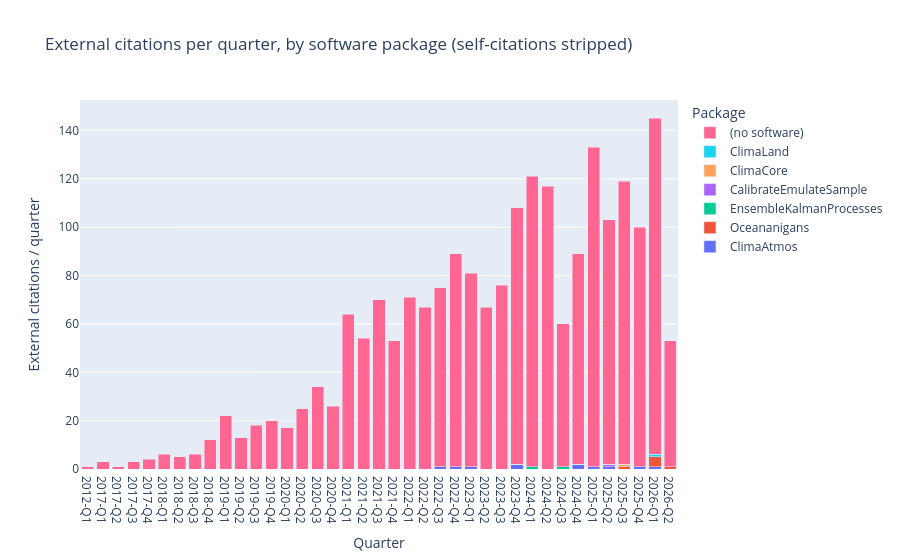

Notebook source saved alongside this figure:
### Markdown cell above
### Citations per quarter, by software package

External citations (citations from works that share no author with any CliMA-org
paper) bucketed quarterly and stacked by the CliMA package the cited paper
describes. Papers with no associated software package fall into `(no software)`.

### Code cell
cit_by_pkg_q: dict[str, dict[str, int]] = defaultdict(lambda: defaultdict(int))
for paper in latest_snapshot["papers"]:
    pkg = package_for_doi(paper["doi"]) or "(no software)"
    for q, n in (paper.get("external_by_quarter") or {}).items():
        if n:
            cit_by_pkg_q[q][pkg] += n

cit_records = [
    {"quarter": q, "package": pkg, "external_citations": n}
    for q, pkgs in cit_by_pkg_q.items()
    for pkg, n in pkgs.items()
]
cit_pivot = (
    pd.DataFrame(cit_records)
    .pivot_table(
        index="quarter",
        columns="package",
        values="external_citations",
        fill_value=0,
    )
    .sort_index()
)

# Stack packages largest-first; push the catch-all bucket to the end so the
# package-attributed signal sits at the bottom of each bar.
totals = cit_pivot.sum().sort_values(ascending=False)
order = [p for p in totals.index if p != "(no software)"]
if "(no software)" in cit_pivot.columns:
    order.append("(no software)")

fig_cit = go.Figure()
for pkg in order:
    fig_cit.add_bar(
        name=pkg,
        x=cit_pivot.index.tolist(),
        y=cit_pivot[pkg].tolist(),
    )
fig_cit.update_layout(
    barmode="stack",
    title=(
        "External citations per quarter, by software package "
        "(self-citations stripped)"
    ),
    xaxis_title="Quarter",
    yaxis_title="External citations / quarter",
    legend_title="Package",
)
fig_cit

### Figure 1 — Plotly figure (JSON) as saved in the notebook; plotly's stock layout.template omitted (floating-point values rounded to 4 significant figures)
{"data": [{"name": "ClimaAtmos", "type": "bar", "x": ["2012-Q1", "2017-Q1", "2017-Q2", "2017-Q3", "2017-Q4", "2018-Q1", "2018-Q2", "2018-Q3", "2018-Q4", "2019-Q1", "2019-Q2", "2019-Q3", "2019-Q4", "2020-Q1", "2020-Q2", "2020-Q3", "2020-Q4", "2021-Q1", "2021-Q2", "2021-Q3", "2021-Q4", "2022-Q1", "2022-Q2", "2022-Q3", "2022-Q4", "2023-Q1", "2023-Q2", "2023-Q3", "2023-Q4", "2024-Q1", "2024-Q2", "2024-Q3", "2024-Q4", "2025-Q1", "2025-Q2", "2025-Q3", "2025-Q4", "2026-Q1", "2026-Q2"], "y": [0.0, 0.0, 0.0, 0.0, 0.0, 0.0, 0.0, 0.0, 0.0, 0.0, 0.0, 0.0, 0.0, 0.0, 0.0, 0.0, 0.0, 0.0, 0.0, 0.0, 0.0, 0.0, 0.0, 1.0, 1.0, 1.0, 0.0, 0.0, 2.0, 0.0, 0.0, 0.0, 2.0, 1.0, 1.0, 0.0, 1.0, 1.0, 0.0]}, {"name": "Oceananigans", "type": "bar", "x": ["2012-Q1", "2017-Q1", "2017-Q2", "2017-Q3", "2017-Q4", "2018-Q1", "2018-Q2", "2018-Q3", "2018-Q4", "2019-Q1", "2019-Q2", "2019-Q3", "2019-Q4", "2020-Q1", "2020-Q2", "2020-Q3", "2020-Q4", "2021-Q1", "2021-Q2", "2021-Q3", "2021-Q4", "2022-Q1", "2022-Q2", "2022-Q3", "2022-Q4", "2023-Q1", "2023-Q2", "2023-Q3", "2023-Q4", "2024-Q1", "2024-Q2", "2024-Q3", "2024-Q4", "2025-Q1", "2025-Q2", "2025-Q3", "2025-Q4", "2026-Q1", "2026-Q2"], "y": [0.0, 0.0, 0.0, 0.0, 0.0, 0.0, 0.0, 0.0, 0.0, 0.0, 0.0, 0.0, 0.0, 0.0, 0.0, 0.0, 0.0, 0.0, 0.0, 0.0, 0.0, 0.0, 0.0, 0.0, 0.0, 0.0, 0.0, 0.0, 0.0, 0.0, 0.0, 0.0, 0.0, 0.0, 0.0, 1.0, 0.0, 4.0, 1.0]}, {"name": "EnsembleKalmanProcesses", "type": "bar", "x": ["2012-Q1", "2017-Q1", "2017-Q2", "2017-Q3", "2017-Q4", "2018-Q1", "2018-Q2", "2018-Q3", "2018-Q4", "2019-Q1", "2019-Q2", "2019-Q3", "2019-Q4", "2020-Q1", "2020-Q2", "2020-Q3", "2020-Q4", "2021-Q1", "2021-Q2", "2021-Q3", "2021-Q4", "2022-Q1", "2022-Q2", "2022-Q3", "2022-Q4", "2023-Q1", "2023-Q2", "2023-Q3", "2023-Q4", "2024-Q1", "2024-Q2", "2024-Q3", "2024-Q4", "2025-Q1", "2025-Q2", "2025-Q3", "2025-Q4", "2026-Q1", "2026-Q2"], "y": [0.0, 0.0, 0.0, 0.0, 0.0, 0.0, 0.0, 0.0, 0.0, 0.0, 0.0, 0.0, 0.0, 0.0, 0.0, 0.0, 0.0, 0.0, 0.0, 0.0, 0.0, 0.0, 0.0, 0.0, 0.0, 0.0, 0.0, 0.0, 0.0, 1.0, 0.0, 1.0, 0.0, 0.0, 0.0, 0.0, 0.0, 0.0, 0.0]}, {"name": "CalibrateEmulateSample", "type": "bar", "x": ["2012-Q1", "2017-Q1", "2017-Q2", "2017-Q3", "2017-Q4", "2018-Q1", "2018-Q2", "2018-Q3", "2018-Q4", "2019-Q1", "2019-Q2", "2019-Q3", "2019-Q4", "2020-Q1", "2020-Q2", "2020-Q3", "2020-Q4", "2021-Q1", "2021-Q2", "2021-Q3", "2021-Q4", "2022-Q1", "2022-Q2", "2022-Q3", "2022-Q4", "2023-Q1", "2023-Q2", "2023-Q3", "2023-Q4", "2024-Q1", "2024-Q2", "2024-Q3", "2024-Q4", "2025-Q1", "2025-Q2", "2025-Q3", "2025-Q4", "2026-Q1", "2026-Q2"], "y": [0.0, 0.0, 0.0, 0.0, 0.0, 0.0, 0.0, 0.0, 0.0, 0.0, 0.0, 0.0, 0.0, 0.0, 0.0, 0.0, 0.0, 0.0, 0.0, 0.0, 0.0, 0.0, 0.0, 0.0, 0.0, 0.0, 0.0, 0.0, 0.0, 0.0, 0.0, 0.0, 0.0, 0.0, 1.0, 0.0, 0.0, 0.0, 0.0]}, {"name": "ClimaCore", "type": "bar", "x": ["2012-Q1", "2017-Q1", "2017-Q2", "2017-Q3", "2017-Q4", "2018-Q1", "2018-Q2", "2018-Q3", "2018-Q4", "2019-Q1", "2019-Q2", "2019-Q3", "2019-Q4", "2020-Q1", "2020-Q2", "2020-Q3", "2020-Q4", "2021-Q1", "2021-Q2", "2021-Q3", "2021-Q4", "2022-Q1", "2022-Q2", "2022-Q3", "2022-Q4", "2023-Q1", "2023-Q2", "2023-Q3", "2023-Q4", "2024-Q1", "2024-Q2", "2024-Q3", "2024-Q4", "2025-Q1", "2025-Q2", "2025-Q3", "2025-Q4", "2026-Q1", "2026-Q2"], "y": [0.0, 0.0, 0.0, 0.0, 0.0, 0.0, 0.0, 0.0, 0.0, 0.0, 0.0, 0.0, 0.0, 0.0, 0.0, 0.0, 0.0, 0.0, 0.0, 0.0, 0.0, 0.0, 0.0, 0.0, 0.0, 0.0, 0.0, 0.0, 0.0, 0.0, 0.0, 0.0, 0.0, 0.0, 0.0, 1.0, 0.0, 0.0, 0.0]}, {"name": "ClimaLand", "type": "bar", "x": ["2012-Q1", "2017-Q1", "2017-Q2", "2017-Q3", "2017-Q4", "2018-Q1", "2018-Q2", "2018-Q3", "2018-Q4", "2019-Q1", "2019-Q2", "2019-Q3", "2019-Q4", "2020-Q1", "2020-Q2", "2020-Q3", "2020-Q4", "2021-Q1", "2021-Q2", "2021-Q3", "2021-Q4", "2022-Q1", "2022-Q2", "2022-Q3", "2022-Q4", "2023-Q1", "2023-Q2", "2023-Q3", "2023-Q4", "2024-Q1", "2024-Q2", "2024-Q3", "2024-Q4", "2025-Q1", "2025-Q2", "2025-Q3", "2025-Q4", "2026-Q1", "2026-Q2"], "y": [0.0, 0.0, 0.0, 0.0, 0.0, 0.0, 0.0, 0.0, 0.0, 0.0, 0.0, 0.0, 0.0, 0.0, 0.0, 0.0, 0.0, 0.0, 0.0, 0.0, 0.0, 0.0, 0.0, 0.0, 0.0, 0.0, 0.0, 0.0, 0.0, 0.0, 0.0, 0.0, 0.0, 0.0, 0.0, 0.0, 0.0, 1.0, 0.0]}, {"name": "(no software)", "type": "bar", "x": ["2012-Q1", "2017-Q1", "2017-Q2", "2017-Q3", "2017-Q4", "2018-Q1", "2018-Q2", "2018-Q3", "2018-Q4", "2019-Q1", "2019-Q2", "2019-Q3", "2019-Q4", "2020-Q1", "2020-Q2", "2020-Q3", "2020-Q4", "2021-Q1", "2021-Q2", "2021-Q3", "2021-Q4", "2022-Q1", "2022-Q2", "2022-Q3", "2022-Q4", "2023-Q1", "2023-Q2", "2023-Q3", "2023-Q4", "2024-Q1", "2024-Q2", "2024-Q3", "2024-Q4", "2025-Q1", "2025-Q2", "2025-Q3", "2025-Q4", "2026-Q1", "2026-Q2"], "y": [1.0, 3.0, 1.0, 3.0, 4.0, 6.0, 5.0, 6.0, 12.0, 22.0, 13.0, 18.0, 20.0, 17.0, 25.0, 34.0, 26.0, 64.0, 54.0, 70.0, 53.0, 71.0, 67.0, 74.0, 88.0, 80.0, 67.0, 76.0, 106.0, 120.0, 117.0, 59.0, 87.0, 132.0, 101.0, 117.0, 99.0, 139.0, 52.0]}], "layout": {"barmode": "stack", "legend": {"title": {"text": "Package"}}, "title": {"text": "External citations per quarter, by software package (self-citations stripped)"}, "xaxis": {"title": {"text": "Quarter"}}, "yaxis": {"title": {"text": "External citations / quarter"}}}}
